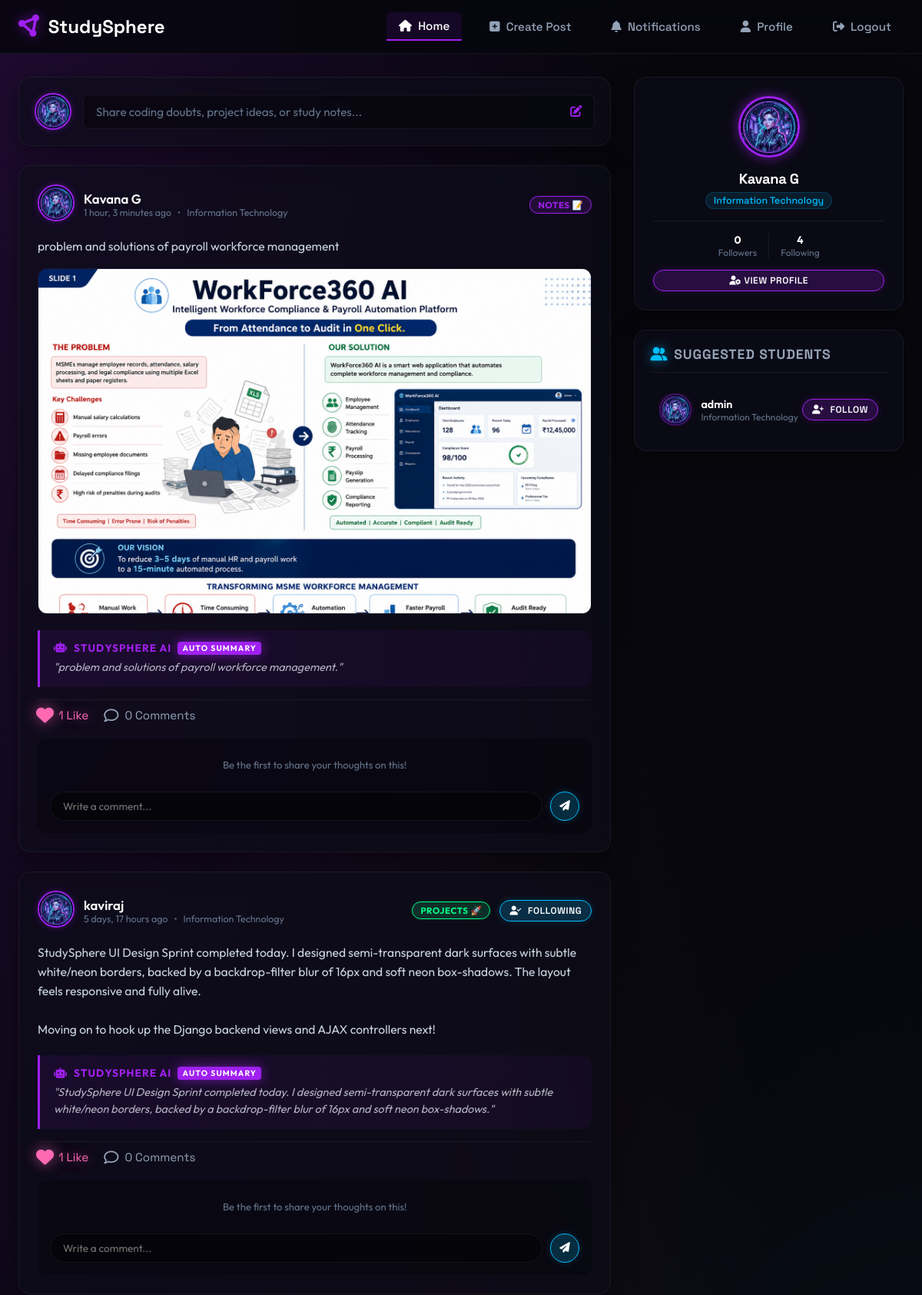
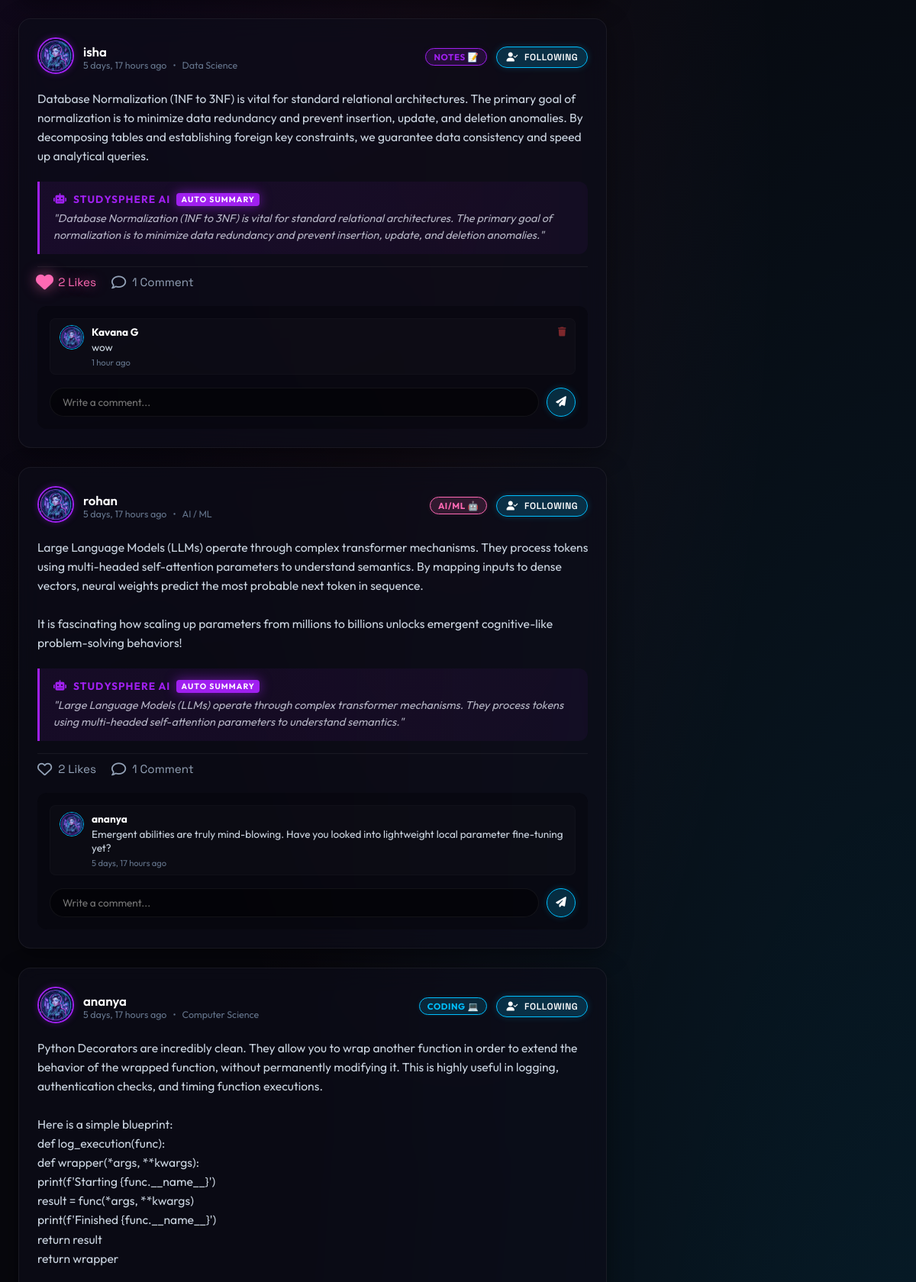
The page /feed/ (signed in, upper part) on the database its author committed (2 pictures, top to bottom).
### users/models.py (models this page shows, shortened)
class UserProfile(models.Model):
    user = models.OneToOneField(User, on_delete=models.CASCADE, related_name="profile")
    bio = models.TextField(max_length=500, blank=True, help_text="Short bio about the student")
    branch = models.CharField(
        max_length=100,
        blank=True,
        help_text="Department or engineering branch (e.g., Computer Science, Data Science)"
    )
    skills = models.TextField(
        blank=True,
        help_text="Comma-separated list of interests/skills (e.g., Python, UI/UX, DSA)"
    )
    profile_image = models.ImageField(
        upload_to="profile_images/",
        default="profile_images/default_avatar.png"
    )
    badges = models.ManyToManyField(Badge, blank=True, related_name="profiles")
    followers = models.ManyToManyField(
        "self",
        symmetrical=False,
        related_name="following",
        blank=True
    )
    joined_date = models.DateTimeField(auto_now_add=True)

### posts/models.py (models this page shows, shortened)
class Post(models.Model):
    CATEGORY_CHOICES = [
        ('Coding', 'Coding 💻'),
        ('Notes', 'Notes 📝'),
        ('AI/ML', 'AI/ML 🤖'),
        ('Projects', 'Projects 🚀'),
        ('Internship', 'Internship 💼'),
    ]
    user = models.ForeignKey(User, on_delete=models.CASCADE, related_name="posts")
    caption = models.TextField(help_text="Write your notes, post caption, or question here.")
    image = models.ImageField(upload_to="post_images/", blank=True, null=True)
    category = models.CharField(
        max_length=50,
        choices=CATEGORY_CHOICES,
        default='Notes',
        help_text="Category/discipline tag for filtering posts"
    )
    ai_summary = models.TextField(
        blank=True,
        help_text="Automated summary of notes generated by StudySphere AI"
    )
    created_at = models.DateTimeField(auto_now_add=True)
    likes = models.ManyToManyField(User, related_name="liked_posts", blank=True)
    class Meta:
        ordering = ['-created_at']
    @property
    def total_likes(self):
        return self.likes.count()

### interactions/models.py (models this page shows, shortened)
class Comment(models.Model):
    user = models.ForeignKey(User, on_delete=models.CASCADE, related_name="comments")
    post = models.ForeignKey(Post, on_delete=models.CASCADE, related_name="comments")
    text = models.TextField(max_length=1000)
    created_at = models.DateTimeField(auto_now_add=True)
    class Meta:
        ordering = ['created_at']

### posts/views.py (the view)
# urls.py: path('feed/', views.feed, name='feed'),
@login_required
def feed(request):
    posts = Post.objects.all().prefetch_related('comments__user__profile', 'likes')
    context = {
        'posts': posts,
    }
    return render(request, 'posts/feed.html', context)

### interactions/context_processors.py (called while the page is built)
def notifications(request):
    if request.user.is_authenticated:
        unread_count = Notification.objects.filter(receiver=request.user, is_read=False).count()
        try:
            user_profile = request.user.profile
            following_profiles = user_profile.following.all()
            following_user_ids = [p.user.id for p in following_profiles]
            suggested = UserProfile.objects.exclude(user=request.user).exclude(user__id__in=following_user_ids).order_by('?')[:4]
        except Exception:
            suggested = []
        return {
            'unread_notifications_count': unread_count,
            'suggested_students': suggested,
        }
    return {
        'unread_notifications_count': 0,
        'suggested_students': [],
    }

### templates/posts/feed.html (shortened to what this page needs)
{% extends 'base.html' %}
{% load static %}
{% block content %}
<div class="feed-grid">
    <div class="timeline-column">
        <div class="glass-card" style="padding: 20px; margin-bottom: 25px; display: flex; align-items: center; gap: 15px;">
            <img src="{{ user.profile.profile_image.url }}" alt="{{ user.username }}" class="user-avatar-med">
            <a href="{% url 'create_post' %}" style="flex: 1;">
                <div class="neon-input" style="color: #64748b; cursor: pointer; display: flex; align-items: center; justify-content: space-between;">
                    <span>Share coding doubts, project ideas, or study notes...</span>
                    <i class="fa-solid fa-pen-to-square" style="color: var(--neon-purple);"></i>
                </div>
            </a>
        </div>
        {% if posts %}
            {% for post in posts %}
                <article class="glass-card post-card" id="post-card-{{ post.id }}">
                    <div class="post-header">
                        <div class="post-author">
                            <a href="{% url 'profile' username=post.user.username %}">
                                <img src="{{ post.user.profile.profile_image.url }}" alt="{{ post.user.username }}" class="user-avatar-med">
                            </a>
                            <div>
                                <a href="{% url 'profile' username=post.user.username %}" class="post-author-name">
                                    {{ post.user.username }}
                                </a>
                                <div class="post-meta-sub">
                                    <span>{{ post.created_at|timesince }} ago</span>
                                    <span>•</span>
                                    <span>{{ post.user.profile.branch }}</span>
                                </div>
                            </div>
                        </div>
                        <div style="display: flex; align-items: center; gap: 12px;">
                            <span class="category-badge
                                {% if post.category == 'Coding' %}category-coding
                                {% elif post.category == 'Notes' %}category-notes
                                {% elif post.category == 'AI/ML' %}category-ai-ml
                                {% elif post.category == 'Projects' %}category-projects
                                {% elif post.category == 'Internship' %}category-internship
                                {% endif %}">
                                {{ post.get_category_display }}
                            </span>
                            {% if post.user != user %}
                                <button class="btn-neon {% if post.user.profile in user.profile.following.all %}btn-neon-blue{% else %}btn-neon-purple{% endif %} btn-follow-toggle btn-follow-sm" data-user-id="{{ post.user.id }}">
                                    {% if post.user.profile in user.profile.following.all %}
                                        <i class="fa-solid fa-user-check"></i> Following
                                    {% else %}
                                        <i class="fa-solid fa-user-plus"></i> Follow
                                    {% endif %}
                                </button>
                            {% endif %}
                        </div>
                    </div>
                    <p class="post-caption">{{ post.caption|linebreaksbr }}</p>
                    {% if post.image %}
                        <div class="post-img-container">
                            <img src="{{ post.image.url }}" alt="Uploaded attachment" class="post-img" loading="lazy">
                        </div>
                    {% endif %}
                    {% if post.ai_summary %}
                        <div class="ai-summary-box">
                            <div class="ai-summary-header">
                                <i class="fa-solid fa-robot"></i>
                                <span>StudySphere AI</span>
                                <span class="ai-summary-badge">Auto Summary</span>
                            </div>
                            <p class="ai-summary-content">"{{ post.ai_summary }}"</p>
                        </div>
                    {% endif %}
                    <div class="post-actions">
                        <button class="action-btn like-btn {% if user in post.likes.all %}liked{% endif %}" data-post-id="{{ post.id }}" aria-label="Like Post">
                            <i class="{% if user in post.likes.all %}fa-solid fa-heart{% else %}fa-regular fa-heart{% endif %}"></i>
                            <span class="likes-count">{{ post.total_likes }} Like{{ post.total_likes|pluralize }}</span>
                        </button>
                        <div class="action-btn" style="cursor: default;">
                            <i class="fa-regular fa-comment"></i>
                            <span class="comments-count">{{ post.comments.count }} Comment{{ post.comments.count|pluralize }}</span>
                        </div>
                    </div>
                    <div class="comments-section">
                        <div class="comment-list" id="comment-list-{{ post.id }}">
                            {% if post.comments.all %}
                                {% for comment in post.comments.all %}
                                    <div class="comment-item" id="comment-{{ comment.id }}">
                                        <img src="{{ comment.user.profile.profile_image.url }}" alt="{{ comment.user.username }}" class="comment-avatar">
                                        <div class="comment-details">
                                            <div style="display: flex; justify-content: space-between; align-items: center;">
                                                <span class="comment-user">{{ comment.user.username }}</span>
                                                {% if comment.user == user or post.user == user %}
                                                    <button class="delete-comment-btn" data-comment-id="{{ comment.id }}" aria-label="Delete Comment">
                                                        <i class="fa-solid fa-trash"></i>
                                                    </button>
                                                {% endif %}
                                            </div>
                                            <p class="comment-text">{{ comment.text }}</p>
                                            <div class="comment-time">{{ comment.created_at|timesince }} ago</div>
                                        </div>
                                    </div>
                                {% endfor %}
                            {% else %}
                                <div style="text-align: center; color: #64748b; padding: 10px 0; font-size: 0.82rem;" id="no-comments-placeholder-{{ post.id }}">
                                    Be the first to share your thoughts on this!
                                </div>
                            {% endif %}
                        </div>
                        <form class="comment-input-form" data-post-id="{{ post.id }}">
                            <input type="text" class="neon-input comment-input-box" placeholder="Write a comment..." required>
                            <button type="submit" class="btn-neon btn-neon-blue" style="border-radius: 50%; padding: 0; width: 38px; height: 38px;" aria-label="Send Comment">
                                <i class="fa-solid fa-paper-plane" style="font-size: 0.85rem;"></i>
                            </button>
                        </form>
                    </div>
                </article>
            {% endfor %}
        {% endif %}
    </div>
    <aside class="sidebar-panel">
        <div class="glass-card" style="padding: 24px; margin-bottom: 25px; text-align: center;">
            <img src="{{ user.profile.profile_image.url }}" alt="{{ user.username }}" class="profile-avatar-large" style="width: 80px; height: 80px; margin-bottom: 12px;">
            <h3 style="font-size: 1.15rem; color: #ffffff;">{{ user.username }}</h3>
            <span class="profile-dept-tag" style="font-size: 0.78rem; padding: 2px 10px; margin-top: 6px;">
                {{ user.profile.branch }}
            </span>
            <div style="display: flex; gap: 15px; margin: 15px 0; justify-content: center; font-size: 0.85rem; border-top: 1px solid var(--border-color); padding-top: 15px;">
                <div>
                    <strong style="color: #ffffff;">{{ user.profile.followers.count }}</strong>
                    <div style="color: #64748b; font-size: 0.75rem;">Followers</div>
                </div>
                <div style="border-left: 1px solid var(--border-color); padding-left: 15px;">
                    <strong style="color: #ffffff;">{{ user.profile.following.count }}</strong>
                    <div style="color: #64748b; font-size: 0.75rem;">Following</div>
                </div>
            </div>
            <a href="{% url 'profile' username=user.username %}" class="btn-neon btn-neon-purple btn-follow-sm" style="display: block; width: 100%;">
                <i class="fa-solid fa-user-gear"></i> View Profile
            </a>
        </div>
        <div class="glass-card" style="padding: 20px;">
            <h3 class="sidebar-title">
                <i class="fa-solid fa-user-group text-glow-blue" style="color: var(--neon-blue);"></i> Suggested Students
            </h3>
            {% if suggested_students %}
                <div style="display: flex; flex-direction: column; gap: 12px;">
                    {% for profile in suggested_students %}
                        <div class="suggested-user-card">
                            <a href="{% url 'profile' username=profile.user.username %}" style="display: flex; align-items: center; flex: 1; overflow: hidden;">
                                <img src="{{ profile.profile_image.url }}" alt="{{ profile.user.username }}" class="user-avatar-small">
                                <div class="suggested-info">
                                    <div class="suggested-name">{{ profile.user.username }}</div>
                                    <div class="suggested-dept">{{ profile.branch }}</div>
                                </div>
                            </a>
                            <button class="btn-neon btn-neon-purple btn-follow-toggle btn-follow-sm" data-user-id="{{ profile.user.id }}">
                                <i class="fa-solid fa-user-plus"></i> Follow
                            </button>
                        </div>
                    {% endfor %}
                </div>
            {% else %}
                <p style="color: #64748b; font-size: 0.8rem; text-align: center; padding: 15px 0;">
                    You are connected with everyone! 🎉
                </p>
            {% endif %}
        </div>
    </aside>
</div>
{% endblock %}

### rows shown on the page
Post: user.profile.profile_image (placeholder picture), user.username "Kavana G", created_at "1 hour, 3 minutes", user.profile.branch "Information Technology", category "NOTES 📝", caption "problem and solutions of payroll workforce management", image (picture), ai_summary "problem and solutions of payroll workforce management.", total_likes "1", comments.count "0"
Post: user.profile.profile_image (placeholder picture), user.username "kaviraj", created_at "5 days, 17 hours", user.profile.branch "Information Technology", category "PROJECTS 🚀", shows "FOLLOWING", caption "StudySphere UI Design Sprint completed today. I designed semi-transparent dark surfaces with subtle white/neon borders, backed by a backdrop-filter blur of 16px and soft neon box-shadows. The layout feels responsive and fully alive. Moving on to hook up the Django backend views and AJAX controllers next!", ai_summary "StudySphere UI Design Sprint completed today. I designed semi-transparent dark surfaces with subtle white/neon borders, backed by a backdrop-filter blur of 16px and soft neon box-shadows.", total_likes "1", comments.count "0"
Post: user.profile.profile_image (placeholder picture), user.username "isha", created_at "5 days, 17 hours", user.profile.branch "Data Science", category "NOTES 📝", shows "FOLLOWING", caption "Database Normalization (1NF to 3NF) is vital for standard relational architectures. The primary goal of normalization is to minimize data redundancy and prevent insertion, update, and deletion anomalies. By decomposing tables and establishing foreign key constraints, we guarantee data consistency and speed up analytical queries.", ai_summary "Database Normalization (1NF to 3NF) is vital for standard relational architectures. The primary goal of normalization is to minimize data redundancy and prevent insertion, update, and deletion anomalies.", total_likes "2", comments.count "1"
Comment: user.profile.profile_image (placeholder picture), user.username "Kavana G", text "wow", created_at "1 hour"
Post: user.profile.profile_image (placeholder picture), user.username "rohan", created_at "5 days, 17 hours", user.profile.branch "AI / ML", category "AI/ML 🤖", shows "FOLLOWING", caption "Large Language Models (LLMs) operate through complex transformer mechanisms. They process tokens using multi-headed self-attention parameters to understand semantics. By mapping inputs to dense vectors, neural weights predict the most probable next token in sequence. It is fascinating how scaling up parameters from millions to billions unlocks emergent cognitive-like problem-solving behaviors!", ai_summary "Large Language Models (LLMs) operate through complex transformer mechanisms. They process tokens using multi-headed self-attention parameters to understand semantics.", total_likes "2", comments.count "1"
Comment: user.profile.profile_image (placeholder picture), user.username "ananya", text "Emergent abilities are truly mind-blowing. Have you looked into lightweight local parameter fine-tuning yet?", created_at "5 days, 17 hours"
Post: user.profile.profile_image (placeholder picture), user.username "ananya", created_at "5 days, 17 hours", user.profile.branch "Computer Science", category "CODING 💻", shows "FOLLOWING", caption "Python Decorators are incredibly clean. They allow you to wrap another function in order to extend the behavior of the wrapped function, without permanently modifying it. This is highly useful in logging, authentication checks, and timing function executions. Here is a simple blueprint: def log_execution(func): def wrapper(*args, **kwargs): print(f'Starting {func.__name__}') result = func(*args, **kwargs) print(f'Finished {func.__name__}') return result return wrapper"
UserProfile: profile_image (placeholder picture), user.username "admin", branch "Information Technology"

### other values the page prints
{{ user.username }} "Kavana G"
{{ user.profile.branch }} "Information Technology"
{{ user.profile.followers.count }} "0"
{{ user.profile.following.count }} "4"
